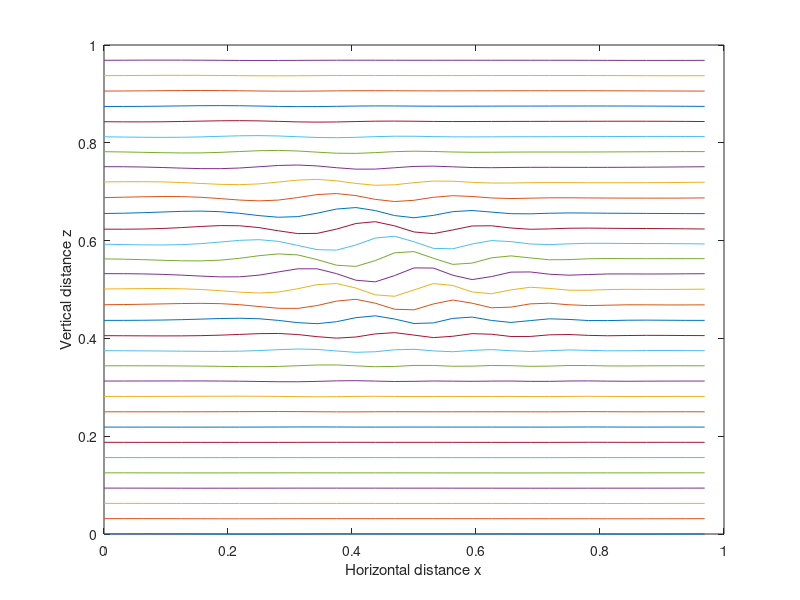

Recreate this plot in MATLAB.
% Matlab m-file to
% illustrate group velocity
% of internal gravity wave

% Set up grid
nx = 32;
nz = 32;
dx = 1.0/nx;
dz = 1.0/nz;
x = (0:(nx-1))*dx;
z = (0:(nz-1))*dz;
[xx,zz] = meshgrid(x,z);

% Time step
dt = 0.5;

% Main wavenumber of packet
k0 = 10*pi;
m0 = 10*pi;

% Width of wave packet
w = 0.13;

% Range of resolved wavenumbers
kmax = pi/dx;
dk = 2*kmax/nx;
k = (-nx/2:nx/2-1)*dk;
mmax = pi/dz;
dm = 2*mmax/nz;
m = (-nz/2:nz/2-1)*dm;
[kk,mm] = meshgrid(k,m);


% Dispersion relation
r = mm./kk;
omega = 1.0./(1.0 + r.*r);
omega(nx/2+1,nz/2+1) = 0.0; % Fix 0/0
omega = sqrt(omega);
% Negative root for upward group velocity
omega = -abs(omega).*sign(kk);
a = exp(-i*omega*dt);

% nstop = 100;
nstop = 50;

% Plot dispersion relation and highlight
% wavenumber of packet
contourf(kk,mm,omega)
title('Dispersion relation')
xlabel('Wavenumber k')
ylabel('Wavenumber m')

hold on

q = linspace(0,2*pi,20);
k1 = k0 + 13.0*sin(q);
m1 = m0 + 13.0*cos(q);
plot(k1,m1,'k')
k1 = k0 + 14.0*sin(q);
m1 = m0 + 14.0*cos(q);
plot(k1,m1,'k')
k1 = k0 + 15.0*sin(q);
m1 = m0 + 15.0*cos(q);
plot(k1,m1,'k')

hold off

igo = input('Continue ? > ');

% Define wave packet and fft
f = exp(i*(k0*xx + m0*zz)).*exp(-((xx-0.7)/w).^2 - ((zz-0.3)/w).^2);
ff = fftshift(fft(fft(f,[],1),[],2));

% Spectral plot showing wave packet
contourf(kk,mm,abs(ff))
title('Amplitude of Fourier transform')
xlabel('Wavenumber k')
ylabel('Wavenumber m')

igo = input('Continue ? > ');

% Preliminary stuff to aid visualization
f0 = 40.0*zz;
v = [0:11]*4.0;
v1 = [-4.5:1:4.5]*0.2;

% Loop over timesteps
for istep = 1:nstop

ftot = f0 + f;
   %contour(xx,zz,real(ftot),v)
   % contourf(xx,zz,real(f),v1)
   
   % Plot as a series of material lines
   for j = 1:1:nz
      hold on
      if (j == 1)
         hold off
      end
      % y = z(j) + 0.02*real(f(j,:))';
      y = z(j) + 0.025*real(f(j,:))';
      plot(x,y)
   end
   axis([0.0,1.0,0.0,1.0])
   xlabel('Horizontal distance x')
   ylabel('Vertical distance z')

   % Evolve in time
   ff = ff.*a;
   f = ifft(ifft(ifftshift(ff),[],2),[],1);
   pause(0.05)

end

hold off